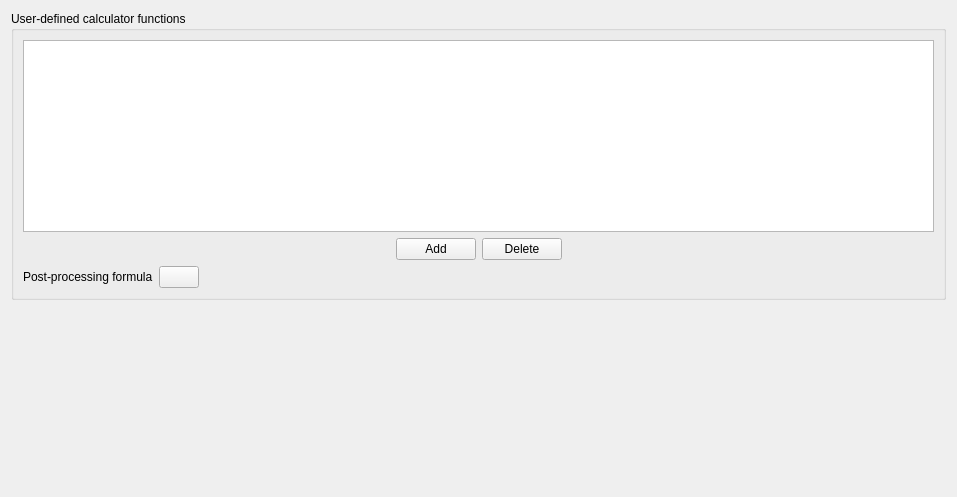
<?xml version="1.0" encoding="UTF-8"?>
<ui version="4.0">
 <class>UserCalculator</class>
 <widget class="QWidget" name="UserCalculator">
  <property name="geometry">
   <rect>
    <x>0</x>
    <y>0</y>
    <width>957</width>
    <height>497</height>
   </rect>
  </property>
  <property name="windowTitle">
   <string>Form</string>
  </property>
  <layout class="QGridLayout" name="gridLayout_5">
   <item row="0" column="0">
    <widget class="QGroupBox" name="groupBoxCalculator">
     <property name="title">
      <string>User-defined calculator functions</string>
     </property>
     <layout class="QGridLayout" name="gridLayout_3">
      <item row="2" column="0">
       <layout class="QHBoxLayout" name="_3">
        <property name="spacing">
         <number>6</number>
        </property>
        <property name="leftMargin">
         <number>0</number>
        </property>
        <property name="topMargin">
         <number>0</number>
        </property>
        <property name="rightMargin">
         <number>0</number>
        </property>
        <property name="bottomMargin">
         <number>0</number>
        </property>
        <item>
         <spacer>
          <property name="orientation">
           <enum>Qt::Horizontal</enum>
          </property>
          <property name="sizeHint" stdset="0">
           <size>
            <width>17</width>
            <height>17</height>
           </size>
          </property>
         </spacer>
        </item>
        <item>
         <layout class="QHBoxLayout" name="_4">
          <property name="spacing">
           <number>6</number>
          </property>
          <property name="leftMargin">
           <number>0</number>
          </property>
          <property name="topMargin">
           <number>0</number>
          </property>
          <property name="rightMargin">
           <number>0</number>
          </property>
          <property name="bottomMargin">
           <number>0</number>
          </property>
          <item>
           <widget class="QPushButton" name="pushButtonAdd">
            <property name="text">
             <string>Add</string>
            </property>
           </widget>
          </item>
          <item>
           <widget class="QPushButton" name="pushButtonDelete">
            <property name="text">
             <string>Delete</string>
            </property>
           </widget>
          </item>
         </layout>
        </item>
        <item>
         <spacer>
          <property name="orientation">
           <enum>Qt::Horizontal</enum>
          </property>
          <property name="sizeHint" stdset="0">
           <size>
            <width>17</width>
            <height>17</height>
           </size>
          </property>
         </spacer>
        </item>
       </layout>
      </item>
      <item row="1" column="0">
       <widget class="QTableView" name="tableViewUserCalculator"/>
      </item>
      <item row="3" column="0">
       <layout class="QHBoxLayout" name="horizontalLayoutPost">
        <item>
         <widget class="QLabel" name="labelFormula">
          <property name="text">
           <string>Post-processing formula</string>
          </property>
         </widget>
        </item>
        <item>
         <widget class="QPushButton" name="pushButtonFormula">
          <property name="text">
           <string/>
          </property>
          <property name="icon">
           <iconset>
            <normaloff>:/new/prefix1/icons/22x22/edit-find-replace.png</normaloff>:/new/prefix1/icons/22x22/edit-find-replace.png</iconset>
          </property>
          <property name="iconSize">
           <size>
            <width>22</width>
            <height>22</height>
           </size>
          </property>
         </widget>
        </item>
        <item>
         <spacer name="horizontalSpacer">
          <property name="orientation">
           <enum>Qt::Horizontal</enum>
          </property>
          <property name="sizeHint" stdset="0">
           <size>
            <width>40</width>
            <height>20</height>
           </size>
          </property>
         </spacer>
        </item>
       </layout>
      </item>
     </layout>
    </widget>
   </item>
   <item row="1" column="0">
    <spacer>
     <property name="orientation">
      <enum>Qt::Vertical</enum>
     </property>
     <property name="sizeHint" stdset="0">
      <size>
       <width>641</width>
       <height>16</height>
      </size>
     </property>
    </spacer>
   </item>
  </layout>
 </widget>
 <resources/>
 <connections/>
</ui>
